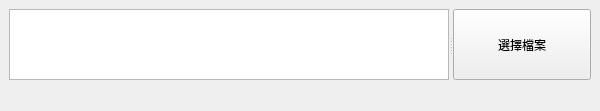
<?xml version="1.0" encoding="UTF-8"?>
<ui version="4.0">
 <class>MainWindow</class>
 <widget class="QMainWindow" name="MainWindow">
  <property name="geometry">
   <rect>
    <x>0</x>
    <y>0</y>
    <width>600</width>
    <height>111</height>
   </rect>
  </property>
  <property name="windowTitle">
   <string>MainWindow</string>
  </property>
  <widget class="QWidget" name="centralwidget">
   <layout class="QVBoxLayout" name="verticalLayout">
    <item>
     <widget class="QSplitter" name="splitter">
      <property name="orientation">
       <enum>Qt::Horizontal</enum>
      </property>
      <widget class="QTextEdit" name="file_path_textedit">
       <property name="font">
        <font>
         <family>微軟正黑體</family>
         <pointsize>12</pointsize>
        </font>
       </property>
       <property name="cursor" stdset="0">
        <cursorShape>IBeamCursor</cursorShape>
       </property>
       <property name="locale">
        <locale language="Chinese" country="Taiwan"/>
       </property>
      </widget>
      <widget class="QPushButton" name="choose_file_button">
       <property name="cursor">
        <cursorShape>PointingHandCursor</cursorShape>
       </property>
       <property name="text">
        <string>選擇檔案</string>
       </property>
      </widget>
     </widget>
    </item>
    <item>
     <widget class="QLabel" name="errorLabel">
      <property name="font">
       <font>
        <family>微軟正黑體</family>
       </font>
      </property>
      <property name="text">
       <string/>
      </property>
     </widget>
    </item>
   </layout>
  </widget>
 </widget>
 <resources/>
 <connections/>
</ui>
